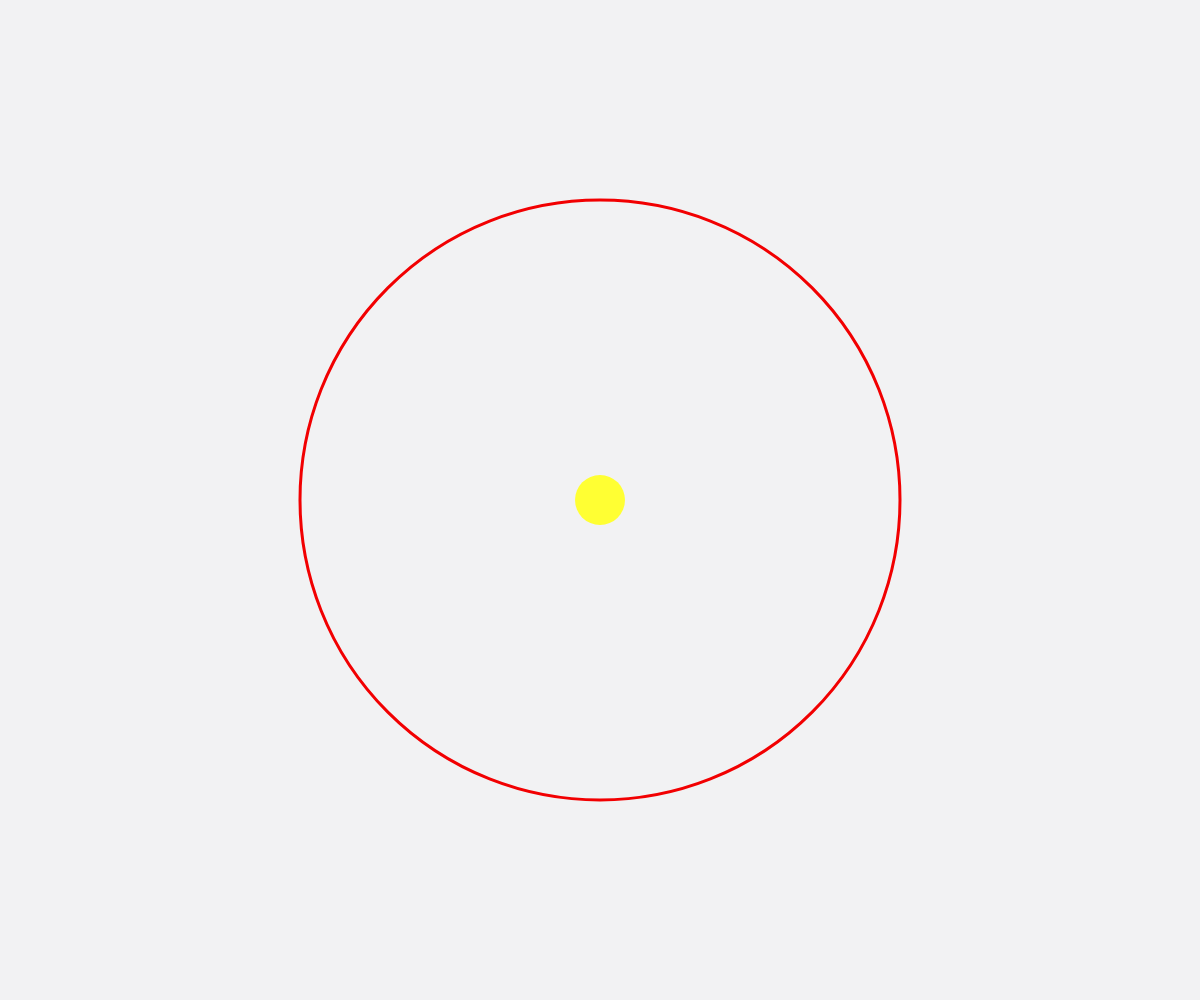
Frame 1 (no input)
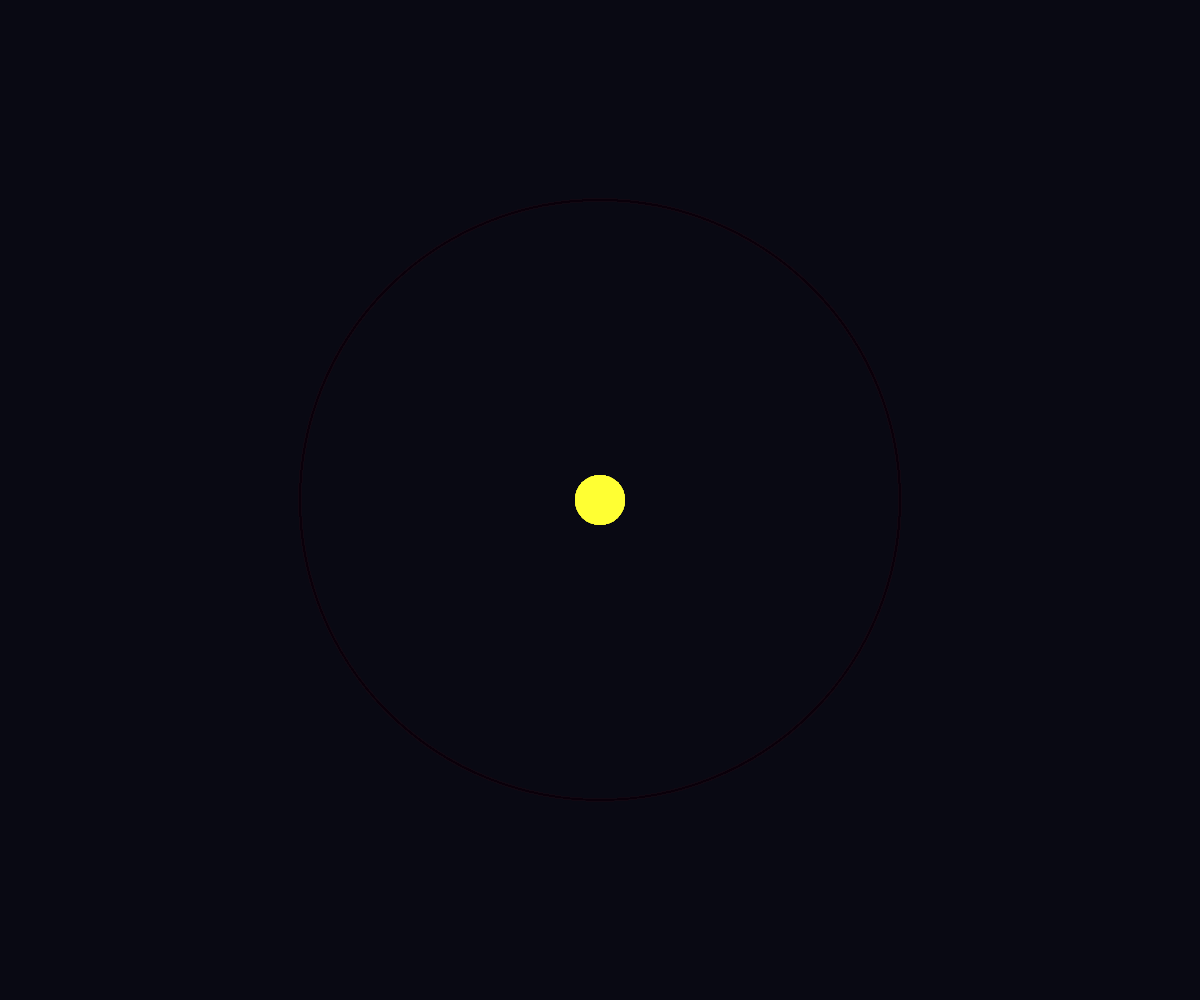
Frame 60 (no input)
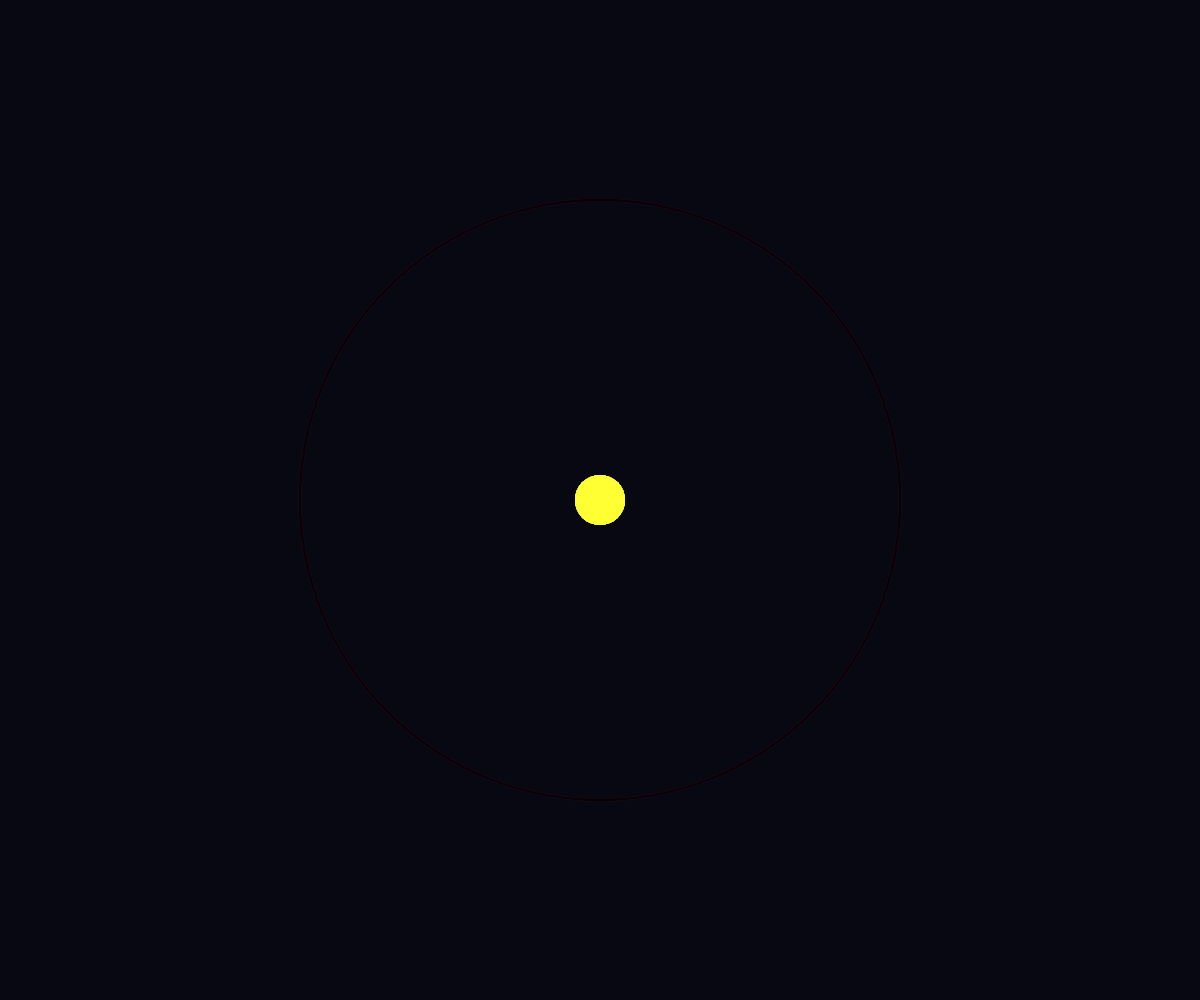
Frame 120 (the mouse pressed at the canvas centre since frame 60)

The p5.js sketch that drew these frames (run headless with seeded random() and noise() and a simulated clock; from frame 60 on, the mouse is pressed at the canvas centre):

// p5.js sketch
// ── sketch.js
/* Based on https://merijn-dh.github.io/p5-js/02%20Gravity/ 
Coding Train community
*/

let planets = [];

function setup() {
    let canvas = createCanvas(windowWidth , windowHeight);
	canvas.position(0,0);
	let systemRadius = (windowWidth >= windowHeight) ? (width / 2) :  (height / 2);
	console.log(systemRadius);
	
	
	noFill();
	strokeWeight(3);
	stroke(255,0,0);
	ellipse(width /2, height / 2, systemRadius, systemRadius);
	
    star.x = width/2;
    star.y = height/2;
}

function draw() {
	background('rgba(5,0,20, 0.05)');
    for (let i = 0; i < planets.length; i ++) {
        planets[i].applyGravity();
        planets[i].update();
        if (planets[i].crashed()) {
            planets.splice(i, 1);
            i = i - 1;
        } else {
            planets[i].show();
        }
    }
	displayStar();
}

function displayStar(){
	fill(255,255,51);
	noStroke();
    ellipse(star.x,star.y,star.r, star.r);
}
/* Might need to change this even, mouseReleased isn't very intuitive*/
function mouseReleased() {
    let newPlanet = new OrbitalBody(mouseX, mouseY);
    planets.push(newPlanet);
}
// ── OrbitalBody.js
class OrbitalBody {
    constructor(x, y) {
        this.x = x;
        this.y = y;
        this.r = 5;
        this.vx = 3.0;
        this.vy = 0.0;
        this.mass = 25;
        this.ax = 0.0;
        this.ay = 0.0;
		this.displayInfo = false;
    }
    applyGravity() {
        let distance = dist(this.x, this.y, star.x, star.y);
        let force = ((this.mass * star.mass) / pow(distance, 2));
        let ratio = force/distance;

        this.ax = (star.x - this.x) * ratio;
        this.ay = (star.y - this.y) * ratio;
        this.vx += this.ax;
        this.vy += this.ay;     
        //this.vx += this.ax;
        //this.vy += this.ay;
    }
    update() {
        this.x += this.vx;
        this.y += this.vy;
    }
    crashed() {
        if (dist(this.x, this.y, star.x, star.y) < star.r/2) {
            return true;
        }
        return false;
    }
    show() {
        fill(255);
        noStroke();
        ellipse(this.x, this.y, this.r, this.r);
		
		if(this.displayInfo){
			background(0);
			text("Vel : (" + this.vx.toPrecision(2) + "," + this.vy.toPrecision(2) + ")", this.x +5, this.y);
			let vel = abs((this.vx + this.vy).toPrecision(2));
			text("Total : " + vel + " pix/frame",this.x +5, this.y - 13);
		}
    }
}
// ── Star.js
/* Based on https://merijn-dh.github.io/p5-js/02%20Gravity/ 
Coding Train community
*/

/* Kinda felt like the star needs to be it's own object. */
var star = {
    r: 50,
    mass: 150
};
